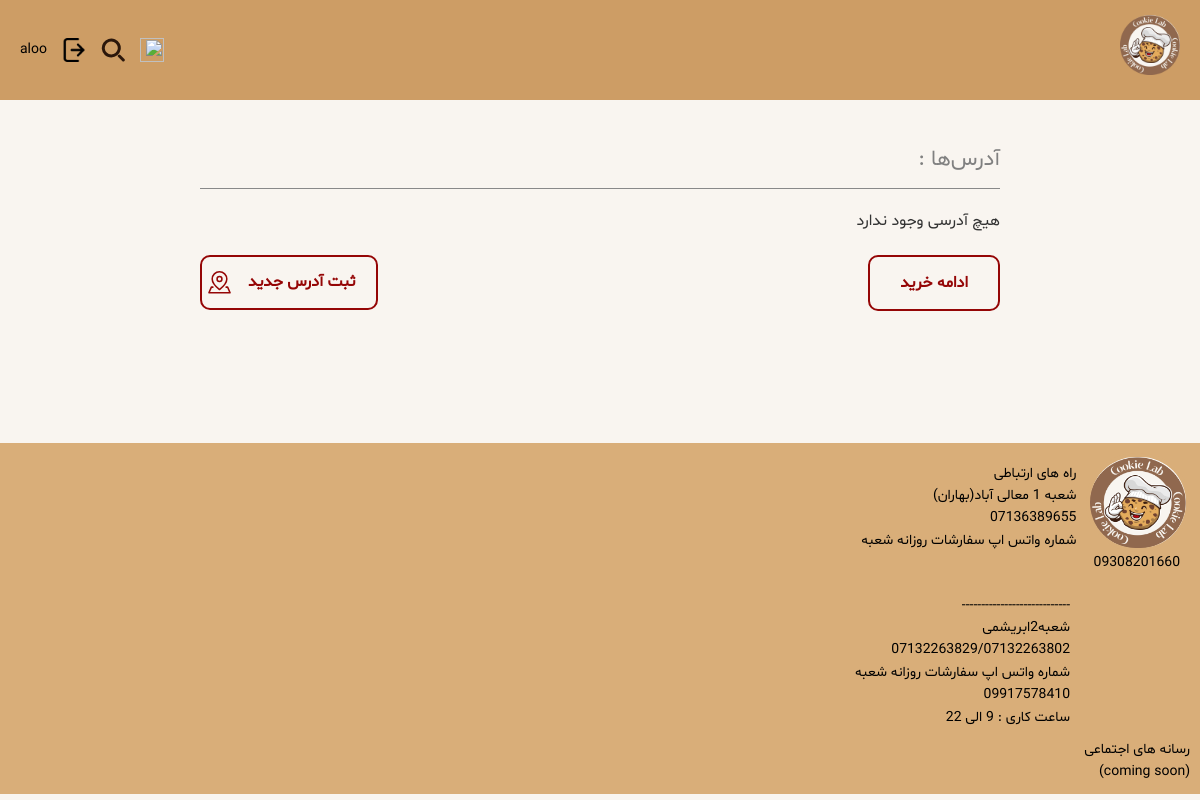
Page /user/19/addresses/ on the earlier database version.
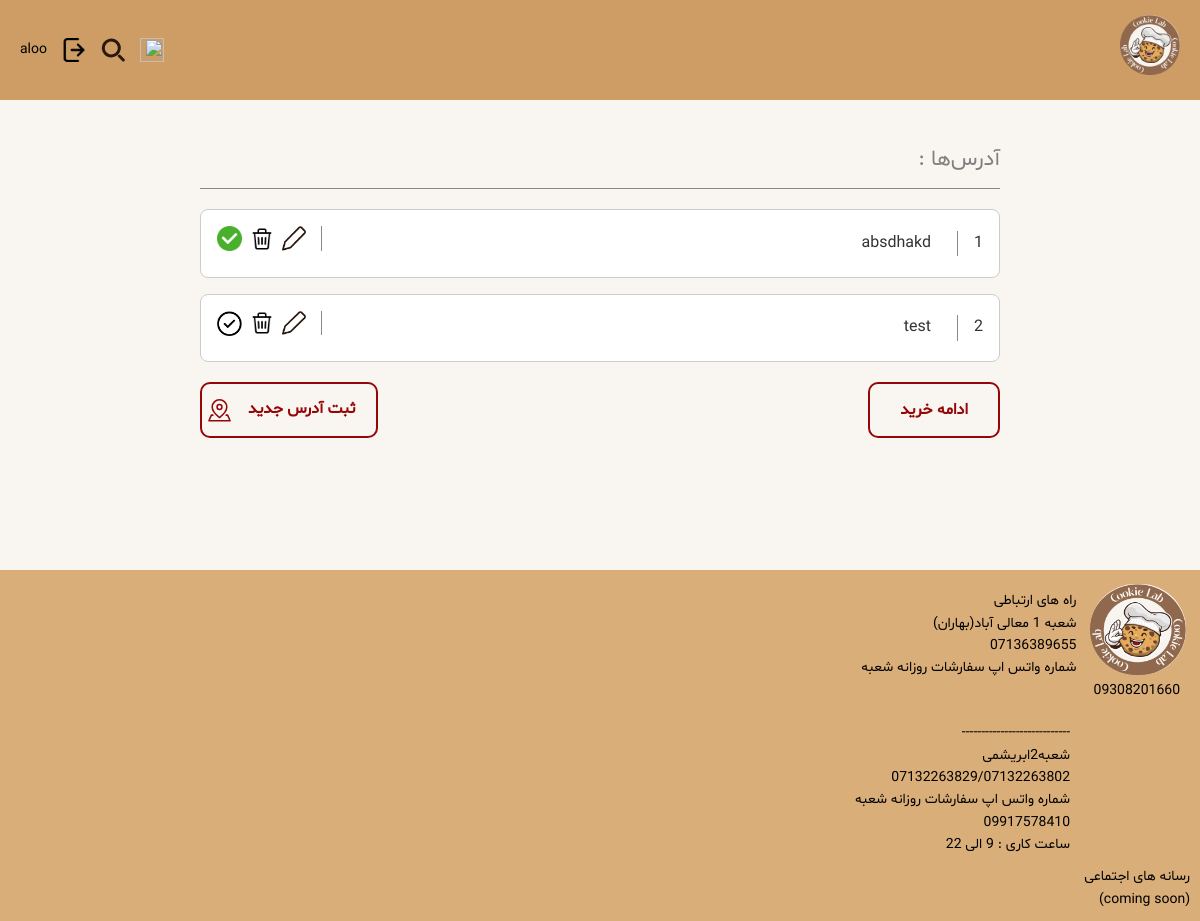
Same page on the later database version.
### shop/models.py (models this page shows, shortened)
class Address(models.Model):
    profile = models.ForeignKey(Profile, on_delete=models.CASCADE, related_name='addresses')  # Link Address to Profile
    address_line = models.TextField(max_length=255)
    is_default = models.BooleanField(default=False)  # Mark if this is the default address

### shop/views.py (the view)
# urls.py: path('user/<int:user_id>/addresses/', views.show_addresses, name='show_addresses'),
def show_addresses(request, user_id):
    user = get_object_or_404(User, id=user_id)
    addresses = Address.objects.filter(profile=user.profile)
    return render(request, 'shop/show_addresses.html', {'user': user, 'addresses': addresses})

### shop/models.py (called while the page is built)
    @cached_property
    def default_address(self):
        return self.addresses.filter(is_default=True).first()

### shop/templates/shop/show_addresses.html (shortened to what this page needs)
{% load static%}
<!DOCTYPE html>
<html lang="fa" dir="rtl">
<head>
    <link rel="stylesheet" href="{% static 'show_addresses.css' %}">
</head>
<body>
<header>
    <nav class="navbar_logo">
        <div class="menu">
            <a class="link_logo" href="{% url 'home' %}">
                <img class="MiniLogo" src="{% static 'Pictures/logo_cropped.png' %}"/>
            </a>
        </div>
        <div class="navbar">
            <a class="enter" href="{% url 'cart' %}">
                <img class="cart" src="{% static 'Pictures/cart.png' %}" width="24px" height="24px"/>
            </a>
            <img class="search" src="{% static 'Pictures/search.svg' %}" width="24px" height="24px"/>
            {% if user.is_authenticated %}
                <a class="enter" href="{% url 'logout' %}">
                    <img class="cart" src="{% static 'Pictures/logout.png' %}" width="24px" height="24px"/>
                </a>
                <a class="enter" href="{% url 'profile' %}">
                    {{ user.username }}
                </a>
            {% endif %}
        </div>
    </nav>
</header>
<main class="main-container">
    <section class="addresses">
        <h2 class="text">آدرس‌ها :</h2>
<div class="address-list">
    {% if addresses %}
        {% for address in addresses %}
            <div class="address-item">
                <p class="adad">{{ forloop.counter }}</p>
                <span class="address-text">{{ address.address_line }}</span>
                <div class="buttons">
                    <a href="{% url 'edit_address' address.id %}">
                        <img src="{% static 'Pictures/edit.png' %}" class="my_button2">
                    </a>
                    <form method="post" action="{% url 'delete_address' address.id %}" style="display: inline;">
                        <button type="submit" style="border: none; background: none; padding: 0;">
                            <img src="{% static 'Pictures/delete2.jpg' %}" alt="Delete" style="width: 24px; height: 24px;">
                        </button>
                    </form>
                    {% if forloop.first and not user.profile.default_address %}
                        <a href="{% url 'set_default_address' user.id address.id %}">
                            <img src="{% static 'Pictures/tik-sabz.png' %}" class="my_button">
                        </a>
                    {% elif address == user.profile.default_address %}
                        <a href="{% url 'set_default_address' user.id address.id %}">
                            <img src="{% static 'Pictures/tik-sabz.png' %}" class="my_button">
                        </a>
                    {% else %}
                        <a href="{% url 'set_default_address' user.id address.id %}">
                            <img src="{% static 'Pictures/check.png' %}" class="my_button">
                        </a>
                    {% endif %}
                </div>
            </div>
        {% endfor %}
    {% else %}
        <p>هیچ آدرسی وجود ندارد</p>
    {% endif %}
</div>
        <div class="buttons2">
            <a href="{% url 'cart'%}" style="text-decoration: none">
                <button id="continue-buy-btn" class="custom-button" ">ادامه خرید</button>
            </a>
                        <div class="button1">
                <a style="text-decoration: none" href="{% url 'add_address' user.id %}" class="custom-button2">ثبت آدرس جدید</a>
                <img src="{% static 'Pictures/map.svg' %}" class="my_button">
            </div>
        </div>
    </section>
</main>
<footer>
    <div class="footer-content">
        <img class="logo" src="{% static 'Pictures/logo.jpg' %}" width="103.6px" height="99px"/>
        <p class="footer-text">راه های ارتباطی <br/>شعبه 1 معالی آباد(بهاران)<br/>07136389655<br/>شماره واتس اپ سفارشات روزانه شعبه<br/>09308201660</p>
        <p class="footer-text2">----------------------------<br/>شعبه2ابریشمی<br/>07132263829/07132263802<br/>شماره واتس اپ سفارشات روزانه شعبه<br/>09917578410<br/>ساعت کاری : 9 الی 22</p>
        <p class="media">رسانه های اجتماعی<br/>(coming soon)</p>
    </div>
</footer>
</body>
</html>

Differences in the rows shown:
added Address: address_line "absdhakd"
added Address: address_line "test"
Other differences:
text no longer shown: "هیچ آدرسی وجود ندارد"
